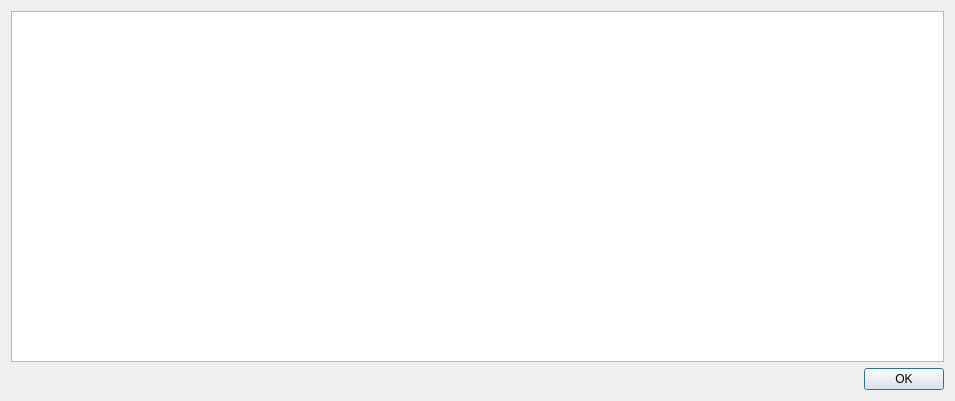
<?xml version="1.0" encoding="UTF-8"?>
<ui version="4.0">
 <class>ErrorLogDialog</class>
 <widget class="QDialog" name="ErrorLogDialog">
  <property name="geometry">
   <rect>
    <x>0</x>
    <y>0</y>
    <width>955</width>
    <height>401</height>
   </rect>
  </property>
  <property name="windowTitle">
   <string>Error Log</string>
  </property>
  <layout class="QVBoxLayout" name="verticalLayout">
   <item>
    <widget class="QTextEdit" name="errorTextEdit">
     <property name="readOnly">
      <bool>true</bool>
     </property>
    </widget>
   </item>
   <item>
    <widget class="QDialogButtonBox" name="buttonBox">
     <property name="orientation">
      <enum>Qt::Horizontal</enum>
     </property>
     <property name="standardButtons">
      <set>QDialogButtonBox::Ok</set>
     </property>
    </widget>
   </item>
  </layout>
 </widget>
 <resources/>
 <connections>
  <connection>
   <sender>buttonBox</sender>
   <signal>accepted()</signal>
   <receiver>ErrorLogDialog</receiver>
   <slot>accept()</slot>
   <hints>
    <hint type="sourcelabel">
     <x>248</x>
     <y>254</y>
    </hint>
    <hint type="destinationlabel">
     <x>157</x>
     <y>274</y>
    </hint>
   </hints>
  </connection>
  <connection>
   <sender>buttonBox</sender>
   <signal>rejected()</signal>
   <receiver>ErrorLogDialog</receiver>
   <slot>reject()</slot>
   <hints>
    <hint type="sourcelabel">
     <x>316</x>
     <y>260</y>
    </hint>
    <hint type="destinationlabel">
     <x>286</x>
     <y>274</y>
    </hint>
   </hints>
  </connection>
 </connections>
</ui>
